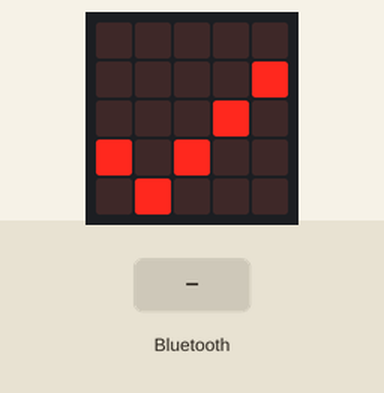
Simulated run of this program. Board: BBC micro:bit (MakeCode). Parts: the board's 5×5 LED display. Inputs (shaded band) come from the test bench.

Above: at 1.8 s.
1.9 s: a phone connects over Bluetooth
At 2.2 s:
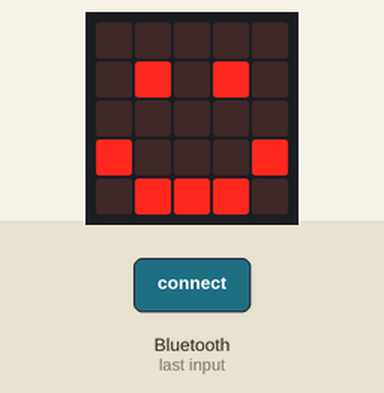
4.9 s: a phone disconnects over Bluetooth
At 5.6 s:
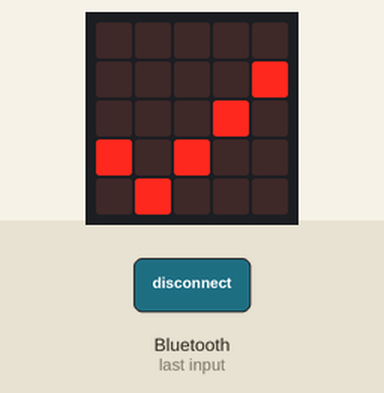
Timing chart, 0 to 7.9 s (numbered marks = the images above; inputs shaded):
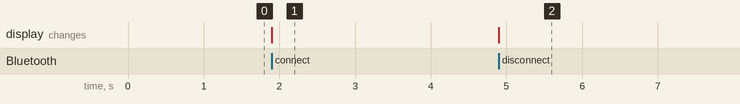

The program:

main.ts
```typescript
// AiHand over Bluetooth (micro:bit MakeCode).
// Same servo control as the team's USB program (microbit-serial-range.hex):
//   micro:bit -> Hiwonder servo board on P12(TX)/P8(RX) 115200, frame 55 55 len 03 n tL tH [id pL pH]..
// Commands come over Bluetooth UART, one per line. BLE UART carries only 20 bytes per
// packet, so commands are short:
//   s<i>,<deg>   set target of servo i (1 thumb, 2 index, 3 middle, 4 ring, 5 little, 6 wrist), 0..180
//   m<ms>        move all servos to their targets in <ms> (0..1000)        -> "OK"
//   o<ms>        open hand (OPEN pose) in <ms>                             -> "OK"
//   ?            current targets                                           -> "T a,b,c,d,e,f"
// Anything else -> "ERR ..."
// Project settings: Bluetooth extension, "No Pairing Required".

const OPEN = [50, 130, 130, 130, 130, 90]
let target: number[] = []
for (let k = 0; k < 6; k++) {
    target.push(OPEN[k])
}

serial.redirect(SerialPin.P12, SerialPin.P8, BaudRate.BaudRate115200)
bluetooth.startUartService()
basic.showIcon(IconNames.Yes)

bluetooth.onBluetoothConnected(function () {
    basic.showIcon(IconNames.Happy)
})
bluetooth.onBluetoothDisconnected(function () {
    basic.showIcon(IconNames.Yes)
})

function sendToBoard(ms: number) {
    let buf = pins.createBuffer(5 + 3 * 6 + 2)
    buf[0] = 0x55
    buf[1] = 0x55
    buf[2] = 3 * 6 + 5
    buf[3] = 0x03
    buf[4] = 6
    buf[5] = ms & 0xff
    buf[6] = (ms >> 8) & 0xff
    for (let i = 0; i < 6; i++) {
        let pulse = Math.round(500 + target[i] * 2000 / 180)
        buf[7 + i * 3] = i + 1
        buf[8 + i * 3] = pulse & 0xff
        buf[9 + i * 3] = (pulse >> 8) & 0xff
    }
    serial.writeBuffer(buf)
}

function clampMs(s: string): number {
    let ms = parseInt(s)
    if (isNaN(ms)) {
        ms = 300
    }
    return Math.max(0, Math.min(1000, ms))
}

bluetooth.onUartDataReceived(serial.delimiters(Delimiters.NewLine), function () {
    let raw = bluetooth.uartReadUntil(serial.delimiters(Delimiters.NewLine))
    // keep only command letters, digits and commas (drops \r and stray bytes)
    let line = ""
    for (let i = 0; i < raw.length; i++) {
        let ch = raw.charAt(i)
        if (ch == "," || ch == "?" || (ch >= "0" && ch <= "9") || ch == "s" || ch == "m" || ch == "o") {
            line = line + ch
        }
    }
    if (line.length == 0) {
        return
    }
    let cmd = line.charAt(0)
    let rest = line.substr(1, line.length - 1)
    if (cmd == "s") {
        let p = rest.split(",")
        let idx = parseInt(p[0])
        let deg = parseInt(p[1])
        if (p.length != 2 || isNaN(idx) || isNaN(deg) || idx < 1 || idx > 6) {
            bluetooth.uartWriteLine("ERR " + line)
            return
        }
        target[idx - 1] = Math.max(0, Math.min(180, deg))
    } else if (cmd == "m") {
        sendToBoard(clampMs(rest))
        bluetooth.uartWriteLine("OK")
    } else if (cmd == "o") {
        for (let k = 0; k < 6; k++) {
            target[k] = OPEN[k]
        }
        sendToBoard(clampMs(rest))
        bluetooth.uartWriteLine("OK")
    } else if (cmd == "?") {
        bluetooth.uartWriteLine("T " + target.join(","))
    } else {
        bluetooth.uartWriteLine("ERR " + line)
    }
})
```

Measured:
- after the input at 1.9 s, the display: changes at once (image 1)
- after the input at 4.9 s, the display: changes at once (image 2)
